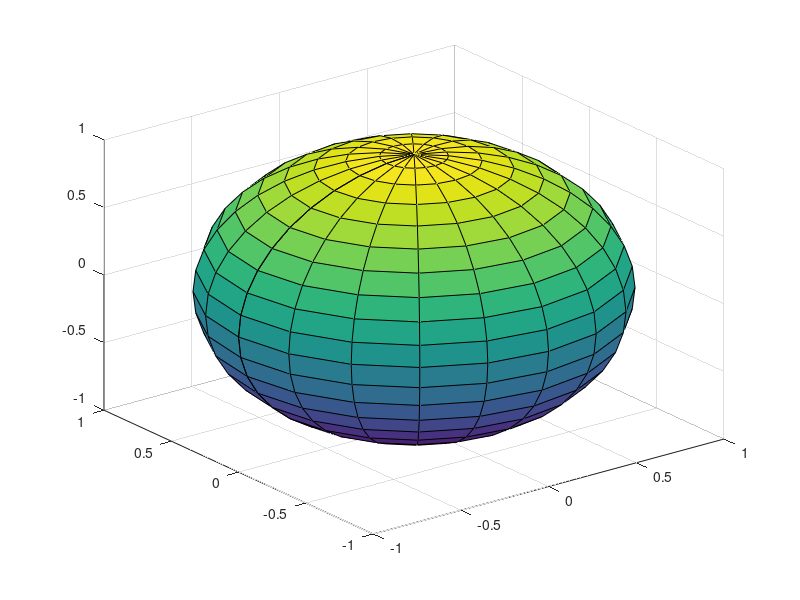

MATLAB code to generate this figure:
function [xx,yy,zz] = sphere(n)
%SPHERE	Generate sphere.
%	[X,Y,Z] = SPHERE(N) generates three (n+1)-by-(n+1)
%	matrices so that SURF(X,Y,Z) produces a unit sphere.
%
%	[X,Y,Z] = SPHERE uses N = 20.
%
%	SPHERE(N) and just SPHERE graph the sphere as a SURFACE
%	and do not return anything.
%
%	See also CYLINDER.

%	Clay M. Thompson 4-24-91, CBM 8-21-92.
%	Copyright (c) 1984-94 by The MathWorks, Inc.

if nargin == 0, n = 20; end

% -pi <= theta <= pi is a row vector.
% -pi/2 <= phi <= pi/2 is a column vector.
theta = (-n:2:n)/n*pi;
phi = (-n:2:n)'/n*pi/2;
cosphi = cos(phi); cosphi(1) = 0; cosphi(n+1) = 0;
sintheta = sin(theta); sintheta(1) = 0; sintheta(n+1) = 0;

x = cosphi*cos(theta);
y = cosphi*sintheta;
z = sin(phi)*ones(1,n+1);

if nargout == 0
   surf(x,y,z)
else
   xx = x; yy = y; zz = z;
end
